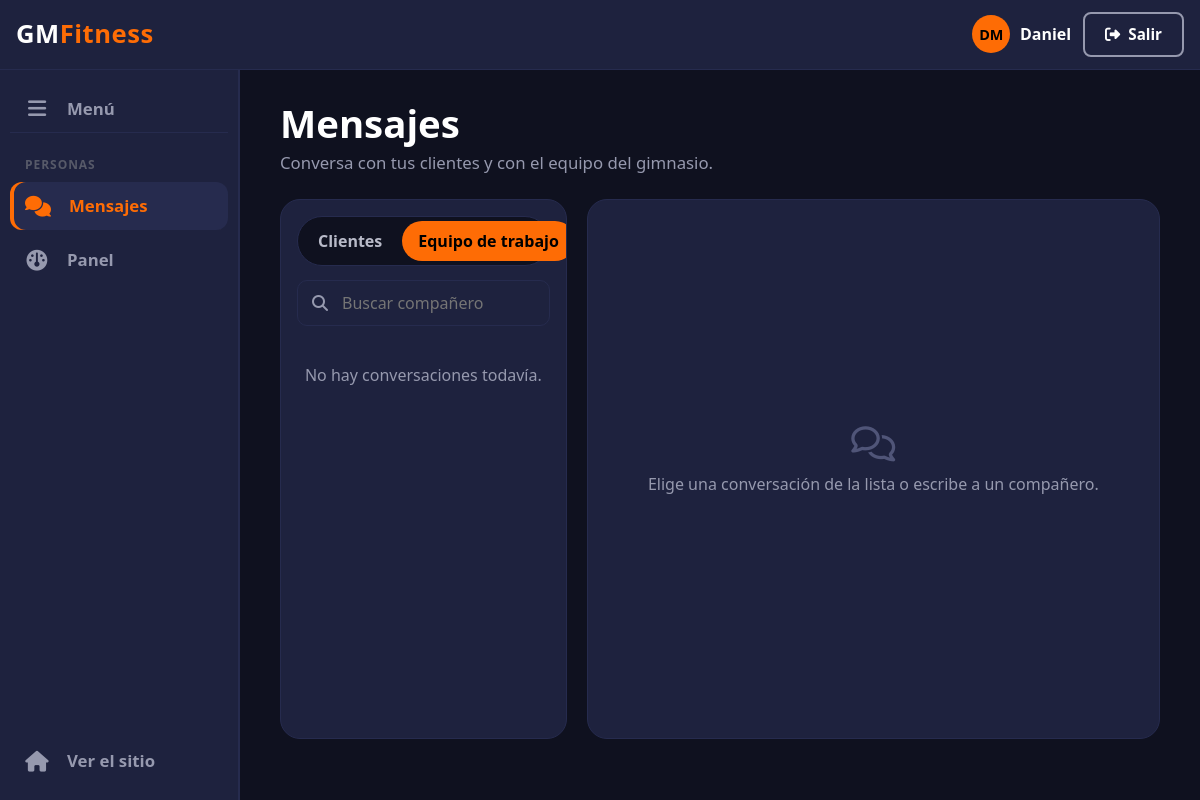
The page /mensajes/?pestana=equipo&lista=1 (signed in) on the database as committed earlier.
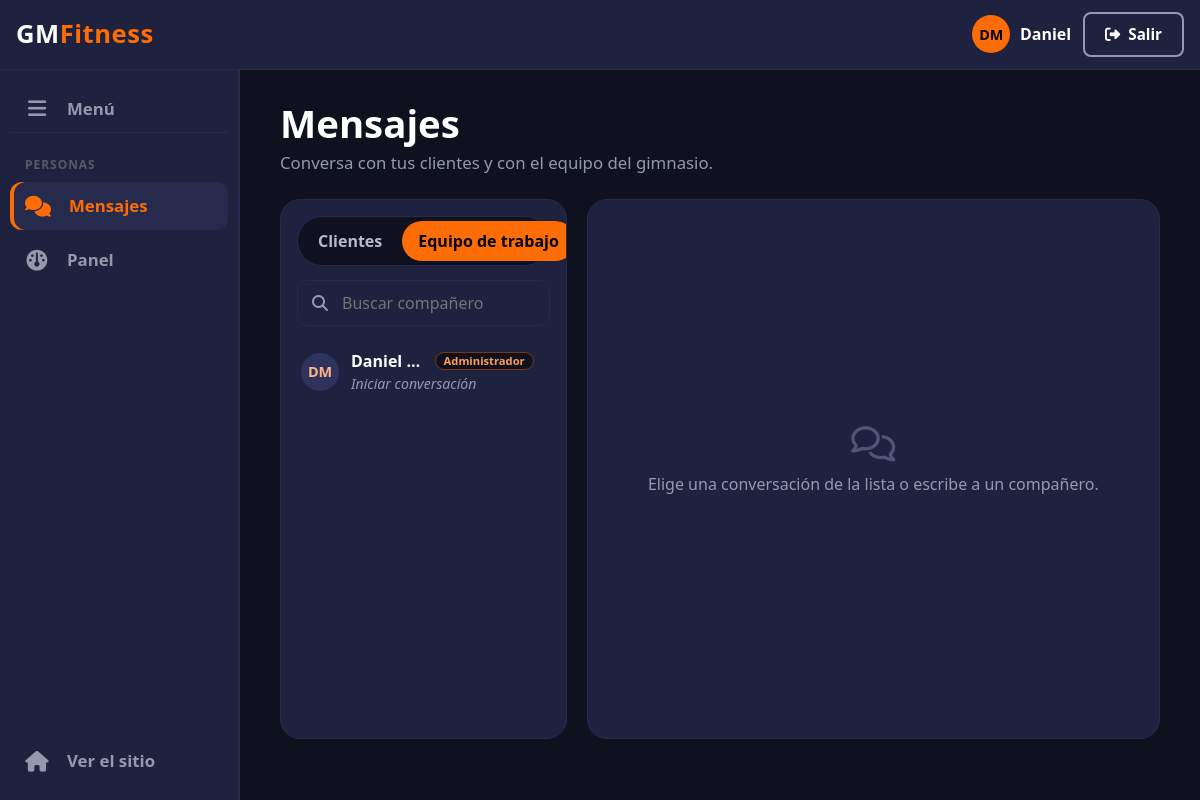
The same page on the database as committed later.
### gmf/models.py (models this page shows, shortened)
class Usuario(AbstractUser):
    username = None
    email = models.EmailField("email", unique=True)
    fecha_nacimiento = models.DateField(null=True, blank=True)
    telefono = models.CharField(max_length=20, blank=True)
    rol = models.CharField(max_length=20, choices=RolUsuario.choices, default=RolUsuario.CLIENTE)
    sede = models.ForeignKey(
        Sede, on_delete=models.SET_NULL, null=True, blank=True, related_name="usuarios"
    )
    USERNAME_FIELD = "email"
    REQUIRED_FIELDS = ["first_name", "last_name"]
    objects = UsuarioManager()

### gmf/views_mensajes.py (the view, shortened to what this page needs)
# urls.py: path("mensajes/", views_mensajes.mensajes_bandeja, name="mensajes"),
@login_required
def mensajes_bandeja(request, usuario_id=None):
    yo = request.user
    otro = get_object_or_404(Usuario, pk=usuario_id) if usuario_id else None
    if otro == yo:
        return redirect("mensajes")
    error = ""
    es_cliente = yo.rol == RolUsuario.CLIENTE
    if otro:
        pestana = pestana_de(yo, otro)
    else:
        pestana = "todos" if es_cliente else request.GET.get("pestana", "clientes")
        if pestana not in ("clientes", "equipo", "todos") or (pestana == "todos" and not es_cliente):
            pestana = "clientes"
    texto_buscar = request.GET.get("q", "").strip()
    filas = contactos(yo, pestana, texto_buscar)
    if not otro and filas and filas[0]["ultimo"] and request.GET.get("lista") != "1":
        return redirect(f"{request.path}{filas[0]['usuario'].id}/")
    chat = []
    contexto = {
        "seccion": "mensajes", "pestana": pestana, "es_cliente": es_cliente,
        "filas": filas, "q": texto_buscar, "otro": otro, "chat": chat,
        "detalle_otro": detalle_de(otro) if otro else "",
        "puede_escribir": puede_escribir(yo, otro) if otro else False,
        "no_leidos": no_leidos_por_pestana(yo), "error": error, "texto": request.POST.get("texto", ""),
        "max_texto": MAX_TEXTO, "hoy_texto": timezone.localdate().strftime("%Y%m%d"),
    }
    return render(request, "mensajes/mensajes.html", contexto, status=400 if error else 200)

### gmf/models.py (called while the page is built)
    @classmethod
    def conversacion(cls, usuario_a, usuario_b):
        return cls.objects.filter(
            Q(remitente=usuario_a, destinatario=usuario_b) | Q(remitente=usuario_b, destinatario=usuario_a)
        )

### gmf/templatetags/gmf_extras.py (called while the page is built)
@register.filter
def iniciales(usuario):
    nombre = (usuario.first_name or "").strip()
    apellido = (usuario.last_name or "").strip()
    return ((nombre[:1] + apellido[:1]) or usuario.email[:1]).upper()

@register.simple_tag
def mensajes_no_leidos(usuario):
    if not getattr(usuario, "is_authenticated", False):
        return 0
    from gmf.models import Mensaje
    return Mensaje.objects.filter(destinatario=usuario, leido=False).count()

### gmf/views_mensajes.py (called while the page is built)
def no_leidos_por_pestana(yo):
    consulta = Mensaje.objects.filter(destinatario=yo, leido=False)
    return {
        "clientes": consulta.filter(remitente__rol=RolUsuario.CLIENTE).count(),
        "equipo": consulta.exclude(remitente__rol=RolUsuario.CLIENTE).count(),
    }

### gmf/templates/mensajes/mensajes.html (shortened to what the changed rows need)
{% extends "entrenador/base_entrenador.html" %}
{% load static gmf_extras %}
{% block estilos_pagina %}<link rel="stylesheet" href="{% static 'css/mensajes.css' %}">{% endblock %}
{% block pagina %}
    <div id="encabezado-modulo">
        <div>
            <h1 id="titulo-modulo">Mensajes</h1>
        </div>
    </div>
    <div id="bandeja" class="{% if otro %}con-chat{% else %}sin-chat{% endif %}">
        <aside id="lista-conversaciones" aria-label="Conversaciones">
            <ul class="filas-conversacion" role="list">
                {% for f in filas %}
                    {% with u=f.usuario %}
                    <li>
                        <a class="fila-conversacion{% if otro and u.id == otro.id %} abierta{% endif %}{% if f.no_leidos %} sin-leer{% endif %}"
                           href="{% url 'conversacion' u.id %}"{% if otro and u.id == otro.id %} aria-current="true"{% endif %}>
                            <span class="usuario-bola{% if u.rol != 'CLIENTE' %} bola-equipo{% endif %}" aria-hidden="true">{{ u|iniciales }}</span>
                            <span class="fila-texto">
                                <span class="fila-nombre">
                                    <strong>{{ u.get_full_name|default:u.email }}</strong>
                                    {% if u.rol != "CLIENTE" %}<span class="etiqueta-rol{% if u.rol == 'ADMINISTRADOR' %} rol-administrador{% endif %}">{{ u.get_rol_display }}</span>{% endif %}
                                </span>
                                <span class="fila-vista">
                                    {% if f.ultimo %}{% if f.ultimo.remitente_id == user.id %}Tú: {% endif %}{{ f.ultimo.texto|truncatechars:60 }}{% else %}<em>Iniciar conversación</em>{% endif %}
                                </span>
                            </span>
                        </a>
                    </li>
                    {% endwith %}
                {% empty %}
                    <li class="vacio-lista">
                        {% if q %}Nadie coincide con «{{ q }}».{% elif pestana == 'clientes' %}Aún no tienes clientes. Cuando asignes una rutina, podrás escribirles aquí.{% else %}No hay conversaciones todavía.{% endif %}
                    </li>
                {% endfor %}
            </ul>
        </aside>
    </div>
{% endblock %}

Rows that differ between the two databases and show on the page:
added Usuario: usuario|iniciales "DM", usuario.get_full_name "Daniel…", usuario.rol "Administrador"
Other text that changed with them:
text no longer shown: "No hay conversaciones todavía."
